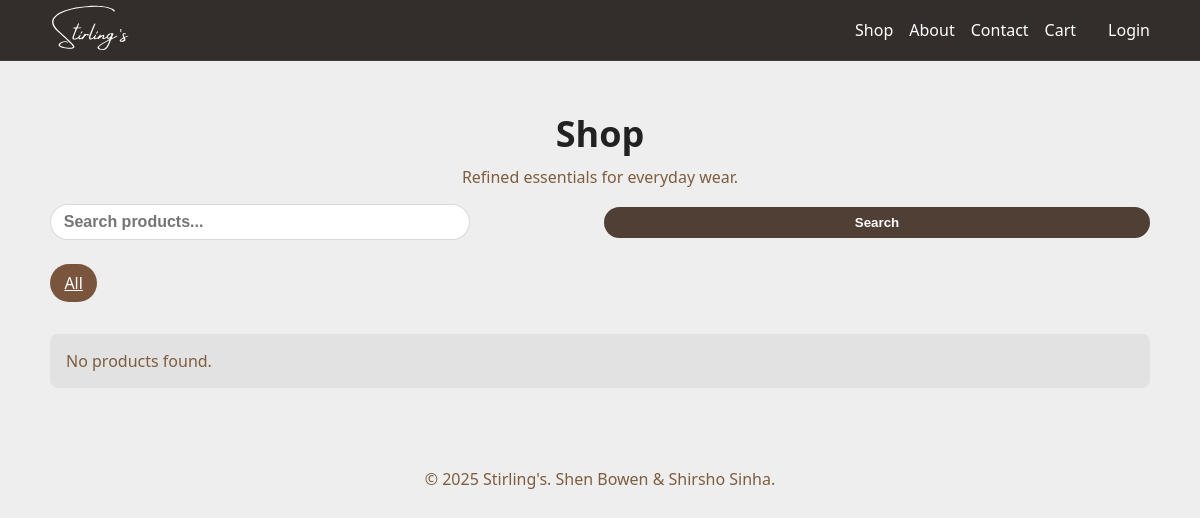
The page /products.php on the database as committed earlier.
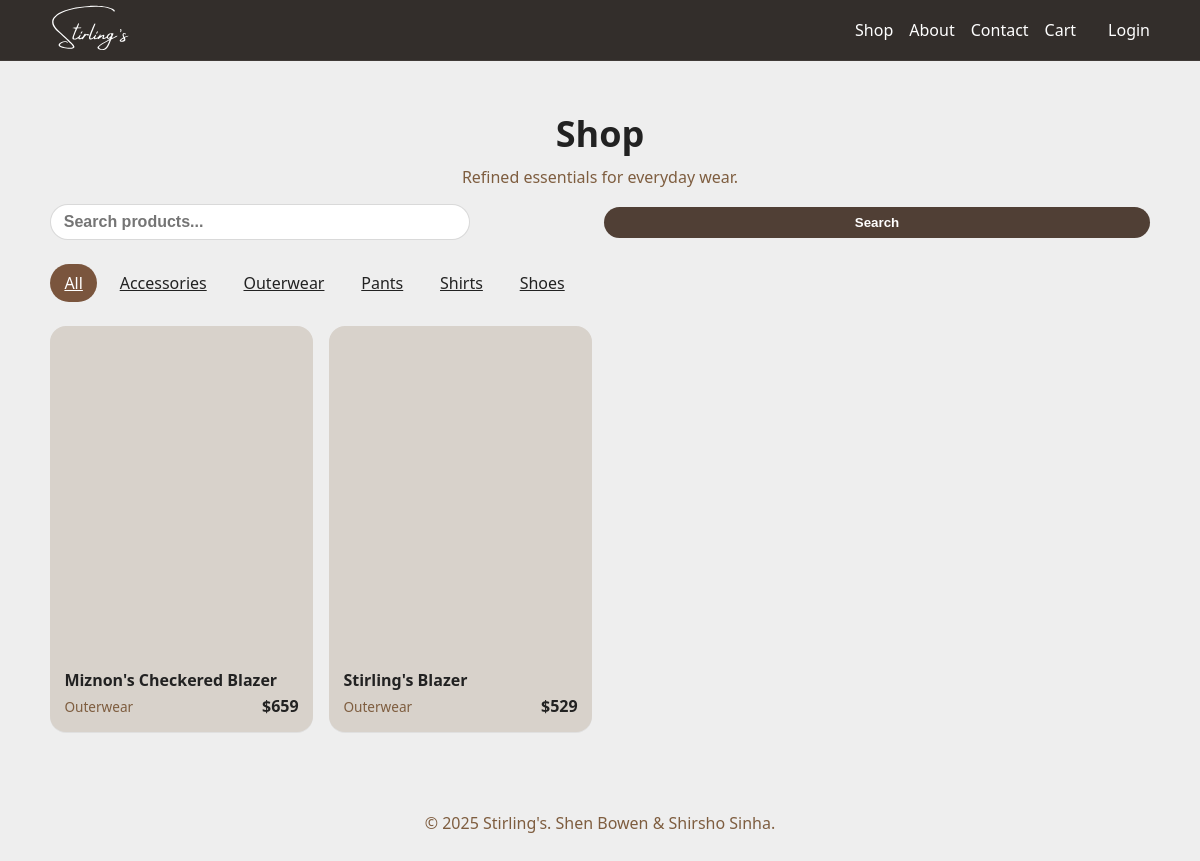
The same page on the database as committed later.
### tables this page shows
CREATE TABLE categories (
  id INT AUTO_INCREMENT PRIMARY KEY,
  name VARCHAR(100) NOT NULL UNIQUE,
  slug VARCHAR(100) NOT NULL UNIQUE,
  description TEXT,
  is_active TINYINT(1) NOT NULL DEFAULT 1,
  created_at DATETIME NOT NULL DEFAULT CURRENT_TIMESTAMP
);

CREATE TABLE products (
  id INT AUTO_INCREMENT PRIMARY KEY,
  category_id INT NOT NULL,
  name VARCHAR(200) NOT NULL,
  slug VARCHAR(200) NOT NULL UNIQUE,
  description TEXT,
  price DECIMAL(10,2) NOT NULL,
  stock_quantity INT NOT NULL DEFAULT 0,
  brand VARCHAR(100),
  material VARCHAR(100),
  image_filename VARCHAR(255),
  is_active TINYINT(1) NOT NULL DEFAULT 1,
  is_featured TINYINT(1) NOT NULL DEFAULT 0,
  created_at DATETIME NOT NULL DEFAULT CURRENT_TIMESTAMP,
  updated_at DATETIME NOT NULL DEFAULT CURRENT_TIMESTAMP ON UPDATE CURRENT_TIMESTAMP,
  FOREIGN KEY (category_id) REFERENCES categories(id),
  INDEX(category_id),
  INDEX(is_active),
  INDEX(is_featured)
);

### products.php (the view, shortened to what this page needs)
<?php
$q = isset($_GET['q']) ? trim($_GET['q']) : '';
$cat = isset($_GET['cat']) ? trim($_GET['cat']) : '';
$categories = [];
$conn = getDBConnection();
$cres = $conn->query("SELECT id, name, slug FROM categories WHERE is_active = 1 ORDER BY name");
if ($cres) {
  while ($row = $cres->fetch_assoc()) { $categories[] = $row; }
}
$where = ['p.is_active = 1'];
$sql = 'SELECT p.id, p.name, p.slug, p.price, p.image_filename, c.name AS category_name, c.slug AS category_slug
        FROM products p INNER JOIN categories c ON p.category_id = c.id
        WHERE ' . implode(' AND ', $where) . ' ORDER BY p.created_at DESC';
$stmt = $conn->prepare($sql);
$stmt->execute();
$res = $stmt->get_result();
$products = $res ? $res->fetch_all(MYSQLI_ASSOC) : [];
require __DIR__ . '/partials/header.php';
?>
<main id="main">
  <section class="shop-hero container" aria-label="Shop">
    <h1 class="shop-title">Shop</h1>
    <p class="shop-subtitle">Refined essentials for everyday wear.</p>
    <form method="GET" action="products.php" class="form-row" style="margin-top:1rem; gap:.5rem; align-items:center;">
      <input type="search" class="search" name="q" value="<?php echo htmlspecialchars($q); ?>" placeholder="Search products..." style="flex:1; max-width:420px;">
      <button type="submit" class="btn-secondary">Search</button>
    </form>
  </section>
  <nav class="category-filter container" aria-label="Browse by category">
    <ul class="category-filter__list" role="tablist">
      <li role="presentation">
        <a class="category-filter__button<?php echo $cat === '' ? ' is-active' : ''; ?>" role="tab" aria-selected="<?php echo $cat === '' ? 'true' : 'false'; ?>" href="products.php<?php echo $q !== '' ? ('?q=' . urlencode($q)) : ''; ?>">All</a>
      </li>
<?php foreach ($categories as $c): ?>
      <li role="presentation">
        <a
          class="category-filter__button<?php echo $cat === $c['slug'] ? ' is-active' : ''; ?>"
          role="tab"
          aria-selected="<?php echo $cat === $c['slug'] ? 'true' : 'false'; ?>"
          href="products.php?cat=<?php echo urlencode($c['slug']); ?><?php echo $q !== '' ? ('&q=' . urlencode($q)) : ''; ?>"
        ><?php echo htmlspecialchars($c['name']); ?></a>
      </li>
<?php endforeach; ?>
    </ul>
  </nav>
  <section class="products container">
    <?php if (empty($products)): ?>
      <div class="notice" style="margin-top:.5rem;">No products found.</div>
    <?php else: ?>
    <div class="products-grid">
<?php foreach ($products as $p): ?>
      <article class="product-card">
        <a href="product.php?slug=<?php echo urlencode($p['slug']); ?>" class="product-card__link" aria-label="View <?php echo htmlspecialchars($p['name']); ?>">
          <div class="product-card__image" aria-hidden="true" style="<?php echo $p['image_filename'] ? 'background-image:url(' . htmlspecialchars($p['image_filename']) . '); background-size:cover; background-position:center;' : ''; ?>"></div>
          <div class="product-card__body">
            <h3 class="product-card__title"><?php echo htmlspecialchars($p['name']); ?></h3>
            <div class="product-card__meta">
              <span class="product-card__category"><?php echo htmlspecialchars($p['category_name']); ?></span>
              <span class="product-card__price">$<?php echo number_format((float)$p['price']); ?></span>
            </div>
          </div>
        </a>
      </article>
<?php endforeach; ?>
    </div>
    <?php endif; ?>
  </section>
</main>
<?php require __DIR__ . '/partials/footer.php'; ?>

Rows that differ between the two databases and show on the page:
added categories: name "Accessories"
added categories: name "Outerwear"
added categories: name "Pants"
added categories: name "Shirts"
added categories: name "Shoes"
added products: name "Miznon's Checkered Blazer", category.name "Outerwear", price "659"
added products: name "Stirling's Blazer", category.name "Outerwear", price "529"
Other text that changed with them:
text no longer shown: "No products found."
